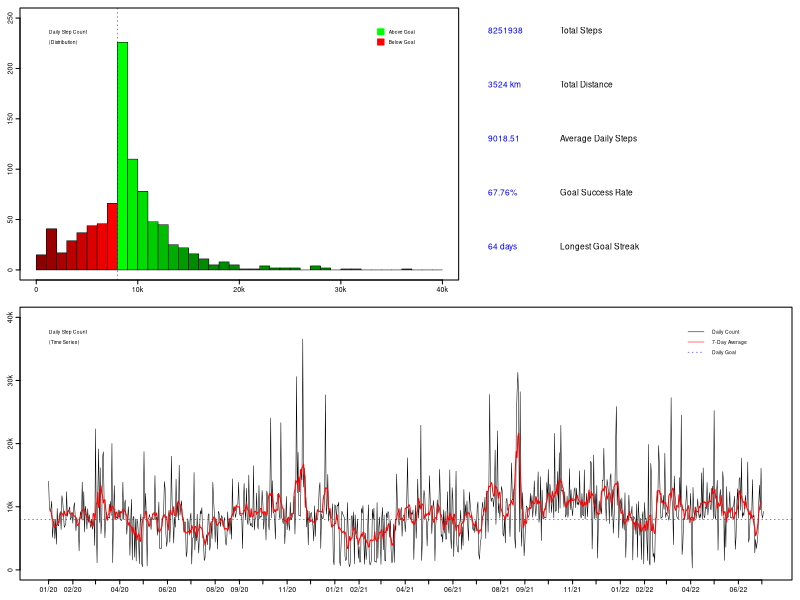

Write R code to recreate this figure. (Note: this script raises an error after producing the figure.)
##### Load libraries and initialise data ------------------------------------------------------------------

# Load libraries
library(tidyverse)
library(zoo)
library(grid)
library(gridBase)

# Load in step data
data <- read.csv("Data/StepData.csv")

# Format date objects
names(data)[1] <- "Year"
data <- mutate(data, Date = as.Date(paste(Month, Day, Year, sep = "/"), "%m/%d/%Y"))





##### Plot distribution of daily step counts --------------------------------------------------------------

# Function to generate histogram
hPlot <- function(){
  par(lwd = 0.5)
  histColours <-  c(colorRampPalette(c("red4", "red"), 0.5)(8), 
                    colorRampPalette(c("green", "green4"))(8), rep("green4", 16))
  hist(data$Steps, breaks = seq(0, 40000, by = 1000), xlab = "", xaxt = "n",
       ylab = "", yaxt = "n", col = histColours, main = "", ylim = c(0, 250))
  axis(side = 1, at = seq(0, 40000, by = 10000), labels = c("0", "10k", "20k", "30k", "40k"))
  axis(side = 2, at = seq(0, 250, by = 50), labels = TRUE, mgp = c(0, 0.17, 0))
  abline(v = 8000, col = "blue", lty = 3, lwd = 0.5)
  box(lwd = 1)}





##### Plot moving average and daily counts ----------------------------------------------------------------

# Function to generate time series plot
tPlot <- function(){
  plot(data$Date, data$Steps, type = "l", ylim = c(0, 40000), xlab = "", xaxt = "n",
       ylab = "", yaxt = "n", lwd = 0.5)
  axis.Date(1, at = seq(min(data$Date), max(data$Date), by = "1 mon"), format = "%m/%y")
  axis(side = 2, at = seq(0, 40000, by = 10000), labels = c("0", "10k", "20k", "30k", "40k"),
       mgp = c(0, 0.17, 0))
  lines(data$Date, rollmean(data$Steps, 7, fill = list(NA, NULL, NA)), col = "red", lwd = 1)
  abline(h = 8000, col = "blue", lty = 3, lwd = 0.5)}





##### Get overall step count stats ------------------------------------------------------------------------

# Get longest goal streak
goalStreak <- rle(data$Steps >= 8000)
goalStreak <- max(goalStreak$lengths[goalStreak$values == TRUE])

# Calculate total steps, total distance, and average daily steps
# Also calculate rate that goal is met; include longest goal streak
stepStats <- c(sum(data$Steps),
               round(sum(data$Steps)*0.427/1000, 0),
               round(mean(data$Steps), 2),
               round(length(data$Steps[data$Steps >= 8000])/nrow(data)*100, 2),
               goalStreak)





##### Combine plots into a single canvas ------------------------------------------------------------------

# Prepare graphics device
tiff(filename = "StepData.tif", width = 3304, height = 2272, units = "px", res = 800, compression = "lzw")

# Create blank page
grid.newpage()
plot.new()

# Set grid layout and activate it
gly <- grid.layout(800, 1200)
pushViewport(viewport(layout = gly))

# Plot step count time series
pushViewport(vp = viewport(layout.pos.row = 400:800, layout.pos.col = 1:1200))
par(fig = gridFIG(), mar = c(1, 1, 0.4, 0.4), cex.axis = 0.42, tcl = -0.2, mgp = c(0, -0.2, 0))
par(new = TRUE)
tPlot()
popViewport()

# Plot step count histogram
pushViewport(vp = viewport(layout.pos.row = 1:400, layout.pos.col = 1:700))
par(fig = gridFIG(), mar = c(1, 1, 0.4, 0.4), cex.axis = 0.42, tcl = -0.2, mgp = c(0, -0.2, 0))
par(new = TRUE)
hPlot()
popViewport()

# Create figure labels
grid.text(label = c("Daily Step Count", "(Distribution)", "Daily Step Count", "(Time Series)"),
          x = rep(0.061, 4), y = c(0.947, 0.930, 0.447, 0.430), hjust = 0, gp = gpar(cex = 0.3))
popViewport()

# Create legend (top)
grid.text(label = c("Above Goal", "Below Goal"),
          x = rep(0.486, 2), y = c(0.947, 0.930),
          hjust = 0, gp = gpar(cex = 0.3))
grid.rect(x = rep(0.476, 2), y = c(0.947, 0.930),
          width = rep(0.008, 2), height = rep(0.010, 2),
          gp = gpar(col = c("green", "red"), fill = c("green", "red")))

# Create legend (bottom)
grid.text(label = c("Daily Count", "7-Day Average", "Daily Goal"),
          x = rep(0.890, 3), y = c(0.447, 0.430, 0.413),
          hjust = 0, gp = gpar(cex = 0.3))
grid.segments(x0 = rep(0.860, 3), y0 = c(0.447, 0.430, 0.413),
              x1 = rep(0.880, 3), y1 = c(0.447, 0.430, 0.413),
              gp = gpar(col = c("black", "red", "blue"), lty = c(1, 1, 3), lwd = 0.5))

# Summary stats
grid.text(label = c(paste0(stepStats[1]), "Total Steps",
                    paste0(stepStats[2], " km"), "Total Distance",
                    paste0(stepStats[3]), "Average Daily Steps",
                    paste0(stepStats[4], "%"), "Goal Success Rate",
                    paste0(stepStats[5], " days"), "Longest Goal Streak"),
          x = c(0.610, 0.700, 0.610, 0.700, 0.610, 0.700, 0.610, 0.700, 0.610, 0.700),
          y = c(rep(0.95, 2), rep(0.86, 2), rep(0.77, 2), rep(0.68, 2), rep(0.59, 2)),
          hjust = 0, gp = gpar(cex = 0.5, col = rep(c("blue", "black"), 5)))

# Deactivate grid layout; finalise graphics save
popViewport()
dev.off()
